Frame 1 (no input): blank canvas, image omitted
Frame 60 (no input): blank canvas, image omitted
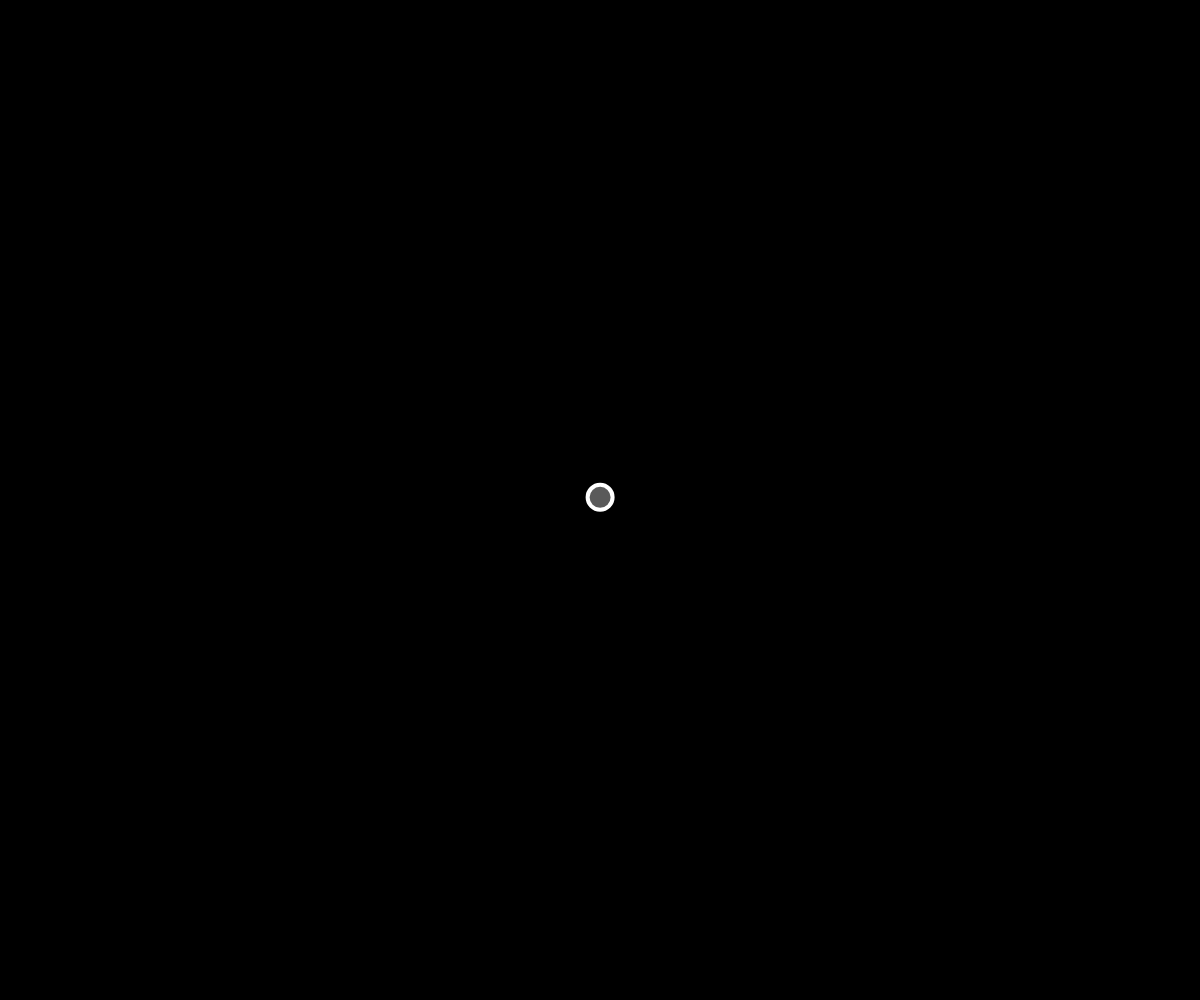
Frame 120 (the mouse pressed at the canvas centre since frame 60)

The p5.js sketch whose frames 1 and 60 were blank and that drew this single picture after the mouse press (run headless with seeded random() and noise() and a simulated clock; from frame 60 on, the mouse is pressed at the canvas centre):

// p5.js sketch
// ── sketch.js
var bubbles = [];

function setup() {
    createCanvas(window.innerWidth, window.innerHeight);
}

function draw() {
    background(0);
    
    if(bubbles.length > 50){
        bubbles.splice(0, 1);
    }
    
    for(let bubble of bubbles){
        bubble.move();
        bubble.display();
    }
}

function mousePressed(){
    bubbles.push(new Bubble(mouseX, mouseY));
}

function mouseDragged(){
    bubbles.push(new Bubble(mouseX, mouseY));
}



// ── bubble.js
function Bubble(x, y){
    this.x = x;
    this.y = y;
    this.radius = 25;
    
    this.setStyle = function(){
        fill(255, 255, 255, 90);
        strokeWeight(4);
        stroke(255);    
    };
    
    this.display = function(){
        this.setStyle();
        ellipse(this.x, this.y, this.radius);
    };
    
    this.move = function(){
        this.x = this.x + random(-1, 1);
        this.y = this.y + random(-1, 1);
    };
    
}
